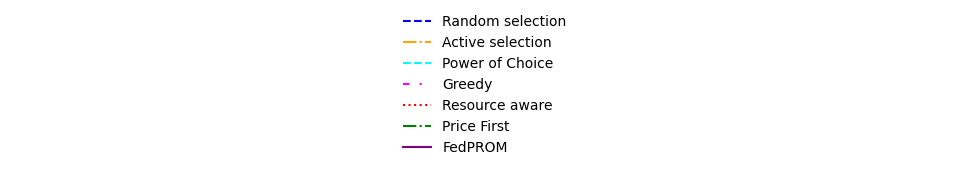

The script that saved this image:
import matplotlib.pyplot as plt
from matplotlib.lines import Line2D

# Define the styles for each method
style_dict = {
    "Random selection": {"color": "blue", "linestyle": "--", "linewidth": 1.5},
    "Active selection": {"color": "orange", "linestyle": "-.", "linewidth": 1.5},
    "Power of Choice": {"color": "cyan", "linestyle": "--", "linewidth": 1.5},
    "Greedy": {"color": "magenta", "linestyle": (0, (3, 5, 1, 5)), "linewidth": 1.5},
    "Resource aware": {"color": "red", "linestyle": ":", "linewidth": 1.5},
    "Price First": {"color": "green", "linestyle": "-.", "linewidth": 1.5},
    "FedPROM": {"color": "purple", "linestyle": "-", "linewidth": 1.5}
}

# Specify the figure size here, width and height in inches
figsize = (10, 2)  # You can adjust the width and height as needed

# Create a figure with the specified size
fig, ax = plt.subplots(figsize=figsize)

# Create a list of Line2D objects using the styles specified in the dictionary
legend_handles = [
    Line2D([0], [0], color=style['color'], linestyle=style['linestyle'], linewidth=style['linewidth']) 
    for style in style_dict.values()
]

# Add the Line2D objects as a legend to the axis
legend = ax.legend(handles=legend_handles, labels=list(style_dict.keys()), loc='center', frameon=False)

# Hide the axis
ax.axis('off')

# Set the layout of the figure to tightly fit the legend
fig.tight_layout()

# Save the legend to a file
file_path = 'legend.png'
plt.savefig(file_path, bbox_inches='tight', pad_inches=0)
plt.close()